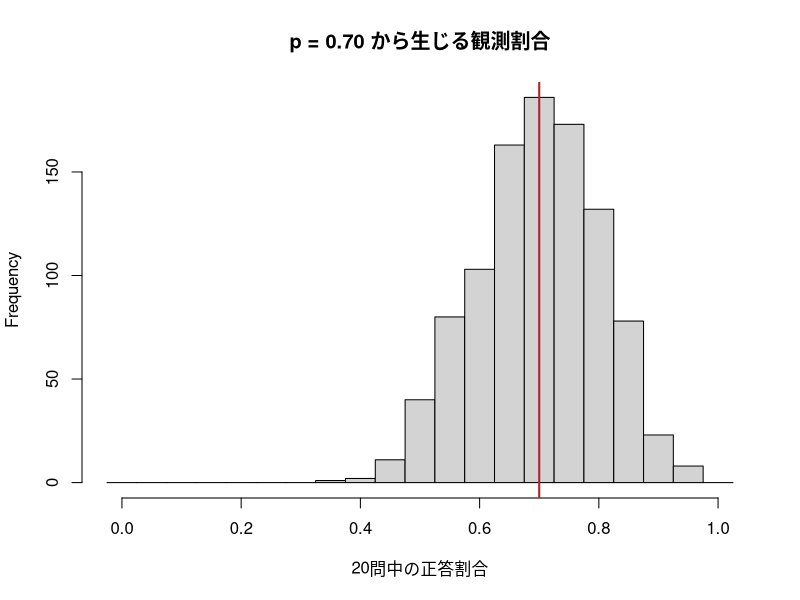
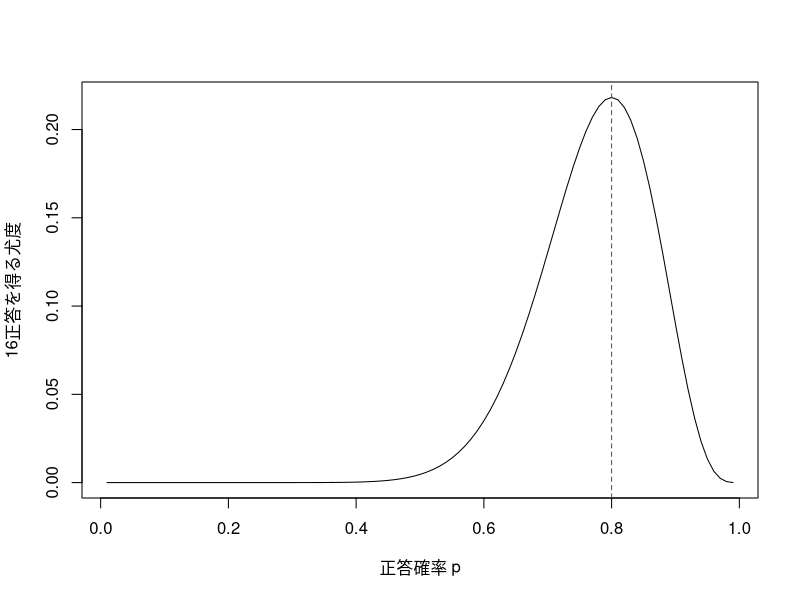

Write the R code that produced these figures, in order.
## ---- chunk 1
study <- data.frame(
  participant = paste0("P0", 1:6),
  sleep_h = c(5.5, 6.0, 6.5, 7.0, 7.5, 8.0),
  mean_rt_ms = c(612, 598, 581, 567, 553, 548)
)

study$sleep_c <- study$sleep_h - mean(study$sleep_h)
fit <- lm(mean_rt_ms ~ sleep_c, data = study)

study$predicted_rt_ms <- fitted(fit)
study$residual_ms <- resid(fit)
study
## ---- chunk 2
all.equal(
  study$mean_rt_ms,
  study$predicted_rt_ms + study$residual_ms
)
## ---- chunk 3
set.seed(20260813)

p_correct <- 0.70
proportion_20 <- rbinom(
  n = 1000,
  size = 20,
  prob = p_correct
) / 20

hist(
  proportion_20,
  breaks = seq(-0.025, 1.025, by = 0.05),
  xlab = "20問中の正答割合",
  main = "p = 0.70 から生じる観測割合"
)
abline(v = p_correct, col = "firebrick", lwd = 2)
## ---- chunk 4
proportion_200 <- rbinom(
  n = 1000,
  size = 200,
  prob = p_correct
) / 200

c(
  sd_20_trials = sd(proportion_20),
  sd_200_trials = sd(proportion_200)
)
## ---- chunk 5
correct <- 16
trials <- 20
p_grid <- seq(0.01, 0.99, by = 0.01)
likelihood <- dbinom(
  correct,
  size = trials,
  prob = p_grid
)

plot(
  p_grid,
  likelihood,
  type = "l",
  xlab = "正答確率 p",
  ylab = "16正答を得る尤度"
)
abline(v = correct / trials, col = "firebrick", lty = 2)
